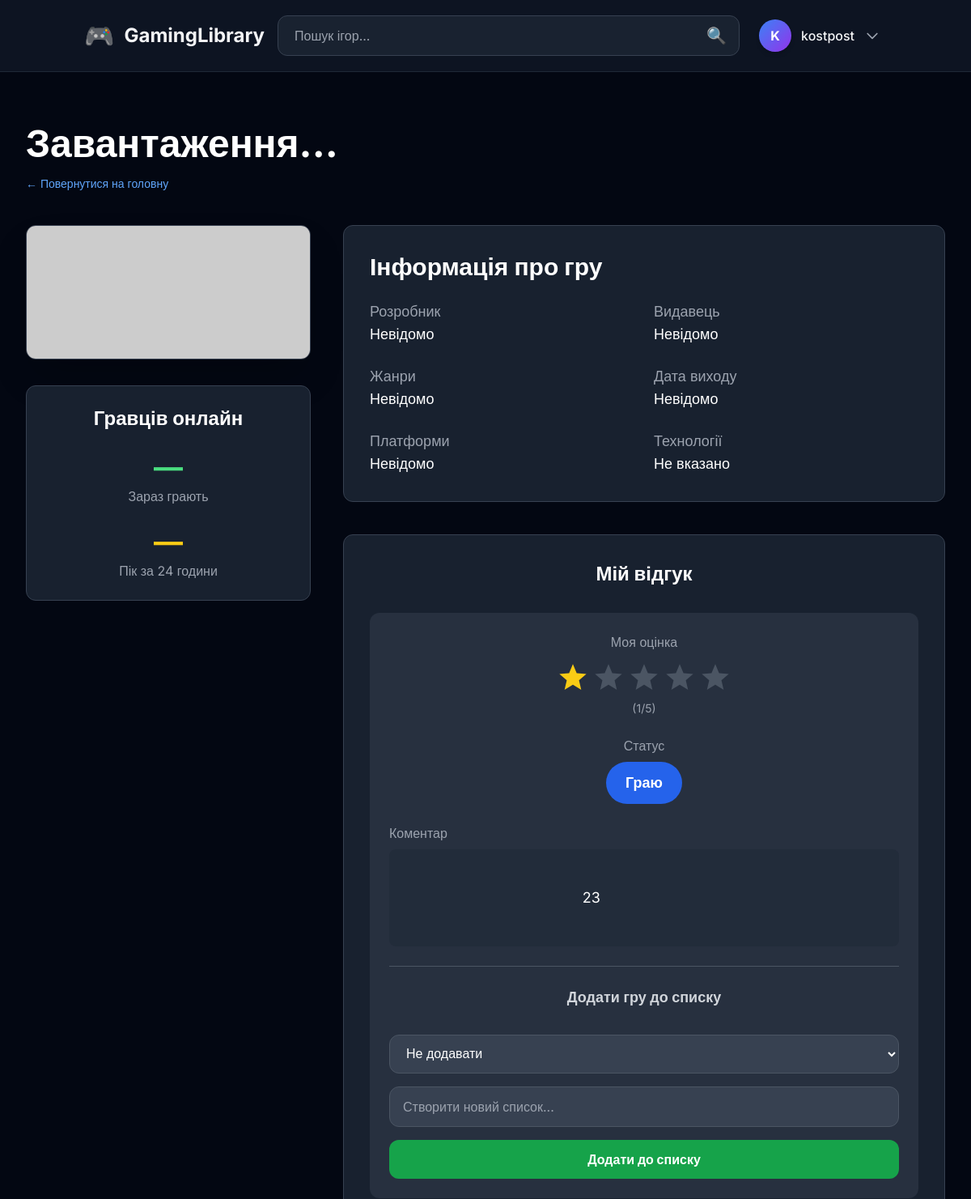
Before: /game/730/ (signed in, upper part) with the older database file.
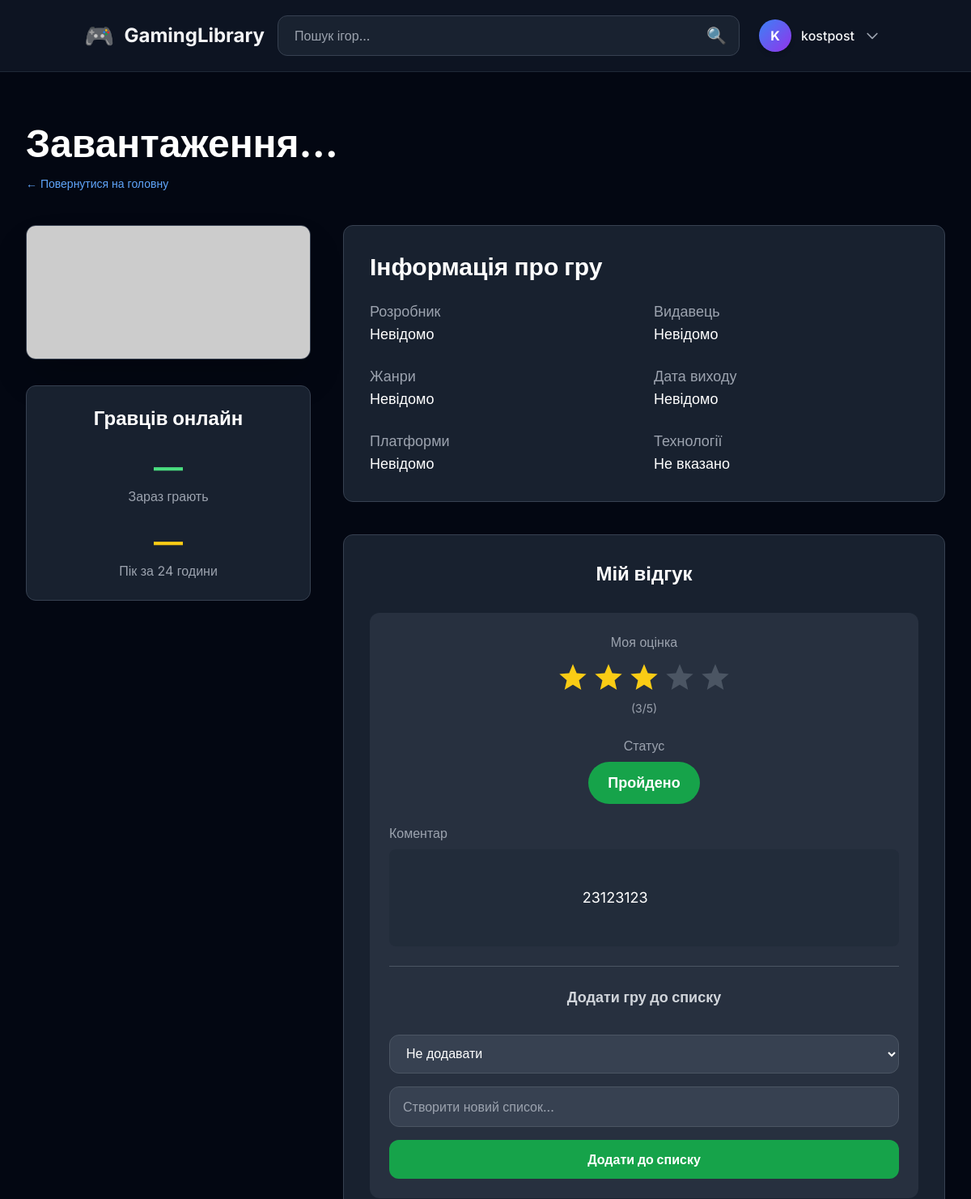
After: the same page with the newer database file.
### games/aut/models.py (models this page shows, shortened)
class UserGame(models.Model):
    STATUS_CHOICES = [
        ('playing', 'Граю'),
        ('completed', 'Пройдено'),
        ('planned', 'У планах'),
        ('dropped', 'Відкладено'),
        ('not_played', 'Не грав'),
    ]
    user = models.ForeignKey(User, on_delete=models.CASCADE, related_name='user_games')
    appid = models.PositiveIntegerField()
    status = models.CharField(max_length=20, choices=STATUS_CHOICES, blank=True, null=True)
    rating = models.PositiveSmallIntegerField(blank=True, null=True, validators=[MinValueValidator(1), MaxValueValidator(5)])
    comment = models.TextField(blank=True)
    updated_at = models.DateTimeField(auto_now=True)
    created_at = models.DateTimeField(auto_now_add=True)
    lists = models.ManyToManyField(UserList, related_name='games', blank=True, verbose_name="Списки")
    class Meta:
        unique_together = ('user', 'appid')
        ordering = ['-updated_at']
    def get_status_display(self):
        return dict(self.STATUS_CHOICES).get(self.status, 'Не вказано')

### views/game_detail.py (the view)
# urls.py: path('game/<str:appid>/', game_detail.game_detail, name='game_detail'),
def game_detail(request, appid):
    headers = {
        'User-Agent': 'Mozilla/5.0 (Windows NT 10.0; Win64; x64) AppleWebKit/537.36 (KHTML, like Gecko) Chrome/120.0.0.0 Safari/537.36'
    }
    game = {
        'appid': appid,
        'name': 'Завантаження...',
        'header_image': 'https://via.placeholder.com/460x215?text=Loading...',
        'developer': 'Невідомо',
        'publisher': 'Невідомо',
        'platforms': 'Невідомо',
        'release_date': 'Невідомо',
        'current': 0,
        'genres': 'Невідомо',
        'technologies': 'Не вказано',
        'peak_24h': 0,
        'all_time_peak': 0,
    }
    chart_data = {'labels': [], 'data': []}
    try:
        resp = requests.get(
            f"https://store.steampowered.com/api/appdetails?appids={appid}",
            headers=headers, timeout=10
        )
        if resp.status_code == 200:
            data = resp.json().get(str(appid), {}).get('data', {})
            if data:
                game.update({
                    'name': data.get('name', 'Невідома гра'),
                    'header_image': data.get('header_image'),
                    'developer': ', '.join(data.get('developers', ['Невідомо'])),
                    'publisher': ', '.join(data.get('publishers', ['Невідомо'])),
                    'release_date': data.get('release_date', {}).get('date', 'Невідомо'),
                    'genres': ', '.join(g['description'] for g in data.get('genres', [])) or 'Невідомо',
                })
                plats = data.get('platforms', {})
                game['platforms'] = ', '.join(p for p in ['Windows', 'Mac', 'Linux'] if plats.get(p.lower())) or 'Невідомо'
                tech_list = []
                for cat in data.get('categories', []):
                    desc = cat.get('description', '').lower()
                    if 'source' in desc: tech_list.append('Source Engine')
                    if 'unreal' in desc: tech_list.append('Unreal Engine')
                    if 'unity' in desc: tech_list.append('Unity')
                    if 'vr ' in desc: tech_list.append('VR Support')
                    if 'controller' in desc: tech_list.append('Controller Support')
                    if 'workshop' in desc: tech_list.append('Steam Workshop')
                game['technologies'] = ', '.join(tech_list) if tech_list else 'Не вказано'
        try:
            most_played_resp = requests.get(
                "https://api.steampowered.com/ISteamChartsService/GetMostPlayedGames/v1/",
                headers=headers, timeout=8
            )
            if most_played_resp.status_code == 200:
                ranks = most_played_resp.json().get('response', {}).get('ranks', [])
                for rank in ranks:
                    if str(rank.get('appid')) == appid:
                        game['current'] = rank.get('concurrent_in_game', 0)
                        game['peak_24h'] = rank.get('peak_in_game', 0)
                        break
            if game['current'] == 0:
                players_resp = requests.get(
                    f"https://api.steampowered.com/ISteamUserStats/GetNumberOfCurrentPlayers/v1/?key={STEAM_API_KEY}&appid={appid}",
                    headers=headers, timeout=8
                )
                if players_resp.status_code == 200:
                    game['current'] = players_resp.json().get('response', {}).get('player_count', 0)
            if game['peak_24h'] == 0:
                game['peak_24h'] = game['current']
        except Exception as e:
            print(f"Помилка SteamChartsService для {appid}: {e}")
            game['current'] = 0
            game['peak_24h'] = 0
        try:
            json_url = f"https://steamcharts.com/app/{appid}/chart-data.json"
            json_resp = requests.get(json_url, headers=headers, timeout=12)
            if json_resp.status_code == 200:
                chart_json = json_resp.json()
                if isinstance(chart_json, list) and len(chart_json) > 0:
                    for point in chart_json[-30:]:
                        ts = point[0] / 1000
                        date_str = datetime.utcfromtimestamp(ts).strftime('%d.%m')
                        chart_data['labels'].append(date_str)
                        chart_data['data'].append(point[1])
        except Exception as e:
            print(f"Помилка графіка SteamCharts {appid}: {e}")
    except Exception as e:
        print(f"Загальна помилка game_detail {appid}: {e}")
    status_choices = [
        ('playing', 'Граю'),
        ('completed', 'Пройдено'),
        ('planned', 'У планах'),
        ('dropped', 'Відкладено'),
    ]
    user_game = None
    has_review = False
    if request.user.is_authenticated:
        user_game = UserGame.objects.filter(user=request.user, appid=appid).first()
        has_review = bool(user_game and (
                user_game.rating is not None or
                user_game.comment.strip() or
                (user_game.status and user_game.status != 'not_played')
        ))
    friends_reviews = []
    if request.user.is_authenticated:
        try:
            friends = request.user.profile.friends.values_list('user__id', flat=True)
            friends_reviews = UserGame.objects.filter(
                user__id__in=friends,
                appid=appid,
            ).exclude(
                comment__isnull=True,
                rating__isnull=True,
                status='not_played'
            ).select_related('user').order_by('-updated_at')[:10]  # обмежимо 10 останніми
        except Exception as e:
            print(f"Помилка завантаження відгуків друзів для {appid}: {e}")
    return render(request, 'game_detail.html', {
        'game': game,
        'user_game': user_game or None,
        'status_choices': status_choices,
        'chart_data': chart_data,
        'has_review': has_review,
        'friends_reviews': friends_reviews,
    })

### templates/game_detail.html (shortened to what the changed rows need)
{% extends "base.html" %}
{% load humanize %}
{% block content %}
    <div class="max-w-7xl mx-auto px-4 py-8">
        <div class="mb-10">
            <h1 class="text-5xl font-bold text-white break-words">{{ game.name }}</h1>
        </div>
        <div class="grid grid-cols-1 lg:grid-cols-3 gap-10">
            <div class="lg:col-span-2 space-y-10">
                <div class="bg-gray-800/80 backdrop-blur-md rounded-xl p-8 border border-gray-700">
                    <h2 class="text-3xl font-bold text-white mb-6">Інформація про гру</h2>
                </div>
                {% if user.is_authenticated %}
                    <div class="bg-gray-800/80 backdrop-blur-md rounded-xl p-8 border border-gray-700">
                        <h2 class="text-2xl font-bold text-white text-center mb-8">Мій відгук</h2>
                        {% if has_review %}
                            <div id="existing-review" class="bg-gray-700/50 rounded-xl p-6 space-y-6 mb-8">
                                {% if user_game.rating %}
                                    <div class="text-center">
                                        <p class="text-gray-400 mb-3">Моя оцінка</p>
                                        <div class="flex justify-center gap-1">
                                            {% for i in "12345" %}
                                                <svg class="w-10 h-10 {% if forloop.counter <= user_game.rating %}text-yellow-400 fill-yellow-400{% else %}text-gray-600 fill-gray-600{% endif %}"
                                                     viewBox="0 0 24 24" fill="currentColor">
                                                    <path d="M12 17.27L18.18 21l-1.64-7.03L22 9.24l-7.19-.61L12 2 9.19 8.63 2 9.24l5.46 4.73L5.82 21z"/>
                                                </svg>
                                            {% endfor %}
                                        </div>
                                        <p class="text-gray-400 mt-2 text-sm">({{ user_game.rating }}/5)</p>
                                    </div>
                                {% endif %}
                                {% if user_game.status and user_game.status != 'not_played' %}
                                    <div class="text-center">
                                        <p class="text-gray-400 mb-2">Статус</p>
                                        <span class="inline-block px-6 py-3 rounded-full text-white font-bold text-lg
                                            {% if user_game.status == 'completed' %}bg-green-600
                                            {% elif user_game.status == 'playing' %}bg-blue-600
                                            {% elif user_game.status == 'planned' %}bg-purple-600
                                            {% elif user_game.status == 'dropped' %}bg-red-600{% endif %}">
                                            {{ user_game.get_status_display }}
                                        </span>
                                    </div>
                                {% endif %}
                                {% if user_game.comment %}
                                    <div>
                                        <p class="text-gray-400 mb-2">Коментар</p>
                                        <p class="text-white text-lg leading-relaxed bg-gray-800/50 rounded-lg p-4 whitespace-pre-wrap">
                                            {{ user_game.comment }}
                                        </p>
                                    </div>
                                {% endif %}
                            </div>
                        {% endif %}
                    </div>
                {% endif %}
            </div>
        </div>
    </div>
{% endblock %}

Changed rows visible on the page:
changed UserGame: rating "1" → "3"; status "Граю" → "Пройдено"; comment "23" → "23123123"
